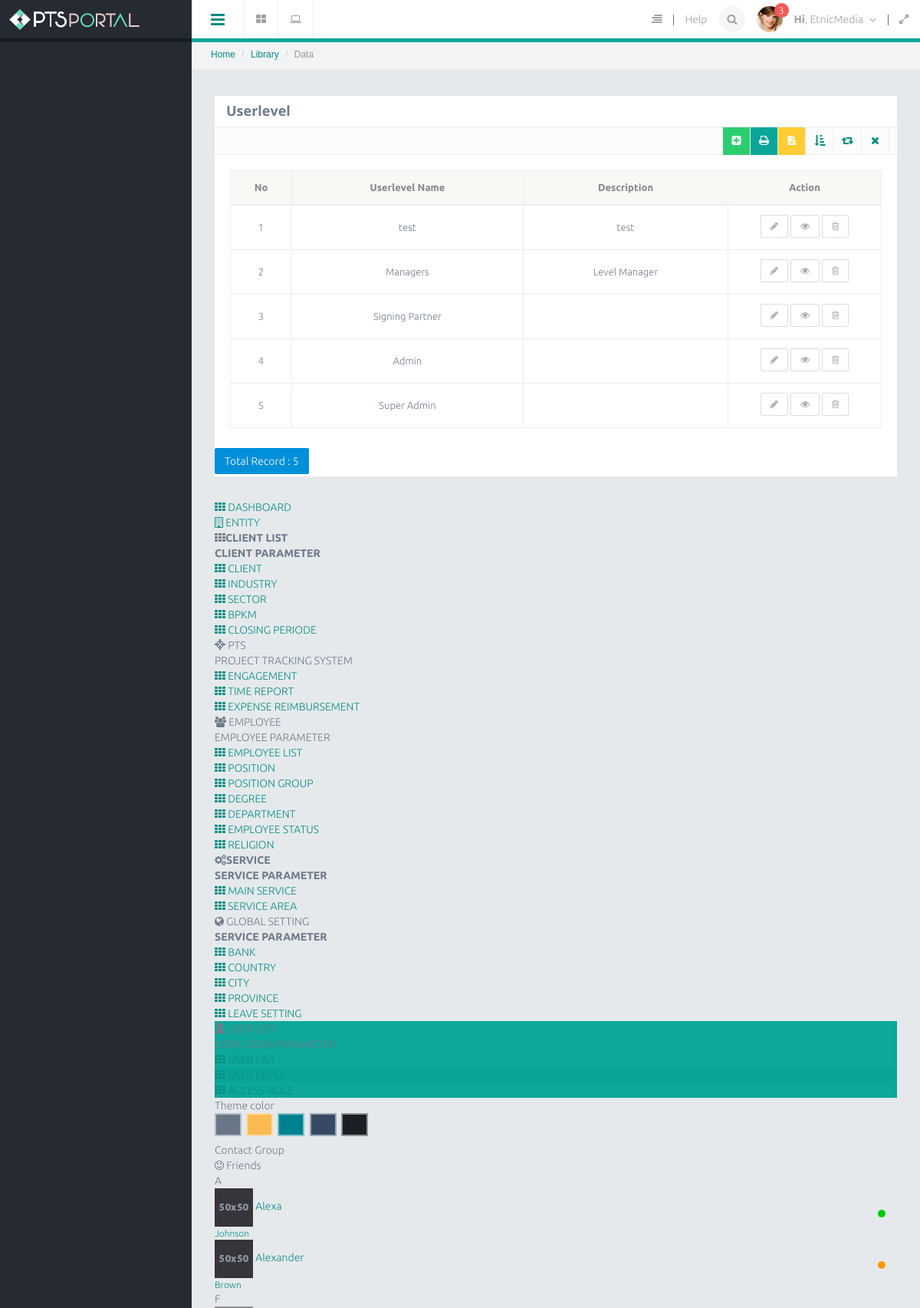
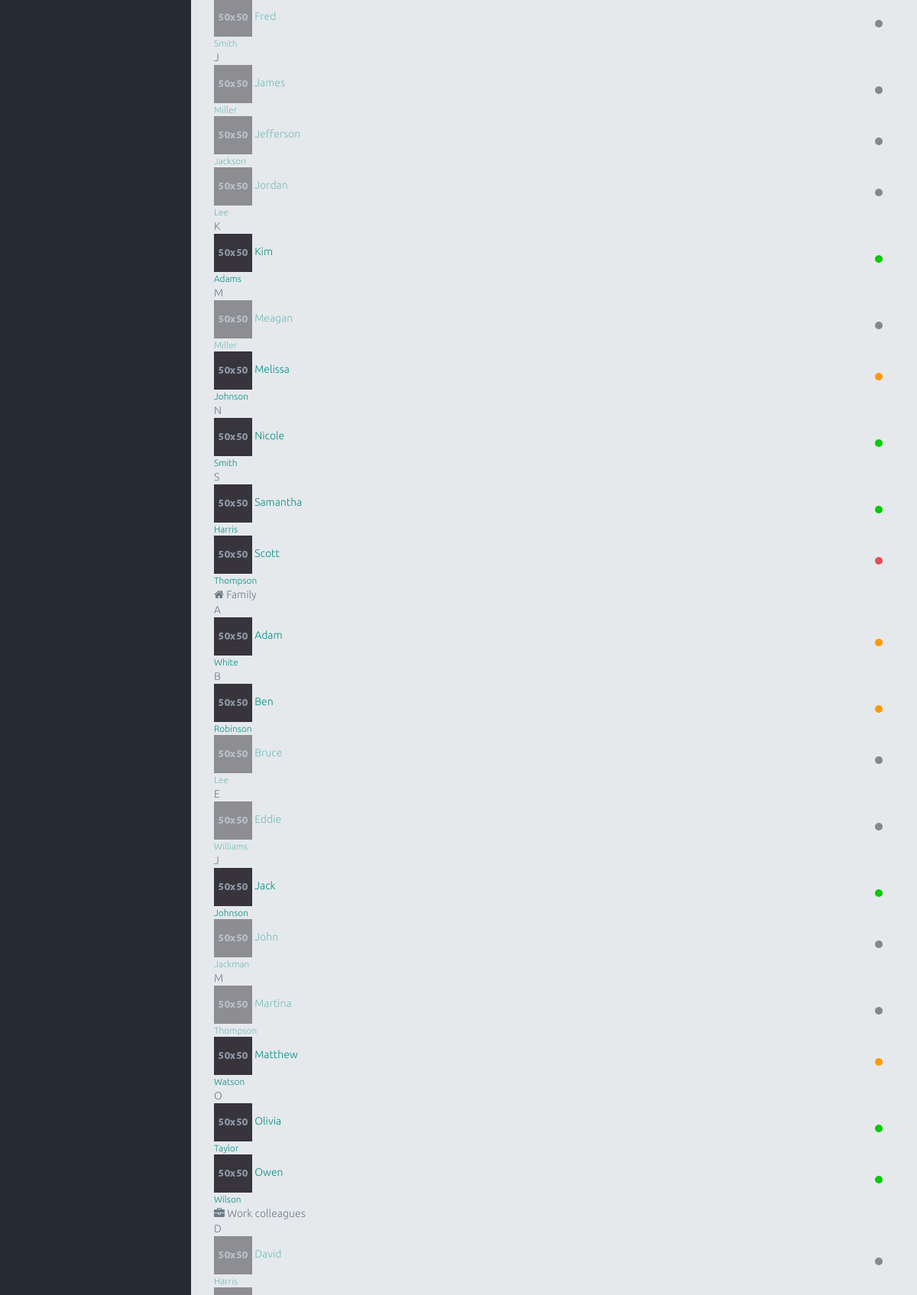
Screenshot of /index.php/userlevel (upper part) with the database file from the repository (2 pictures, top to bottom).
### tables this page shows
CREATE TABLE `userlevel` (
  `id` int(11) NOT NULL AUTO_INCREMENT,
  `userlevel_name` varchar(120) DEFAULT NULL,
  `description` text,
  `deleted` tinyint(2) NOT NULL DEFAULT '0' COMMENT '0.active. 1.deleted',
  PRIMARY KEY (`id`)
);

### application/libraries/Template.php (called while the page is built, shortened)
<?php
class Template{
    protected $_CI;
    function __construct(){
        $this->_CI=&get_instance();
    }
    function caplet($template,$data=null){
        $data['_content']=$this->_CI->load->view($template,$data,true);
        $data['_header']=$this->_CI->load->view('themes/caplet/header',$data,true);
        $data['_slideleft']=$this->_CI->load->view('themes/caplet/slideleft',$data,true);
        $data['_modal_message']=$this->_CI->load->view('themes/caplet/modal_message',$data,true);
        $data['_modal_notification']=$this->_CI->load->view('themes/caplet/modal_notification',$data,true);
        $data['_leftnav']=$this->_CI->load->view('themes/caplet/leftnav',$data,true);
        $data['_rightnav']=$this->_CI->load->view('themes/caplet/rightnav',$data,true);
        $data['_sidebar']=$this->_CI->load->view('themes/caplet/sidebar',$data,true);
        $this->_CI->load->view('themes/caplet.php',$data);
    }
}

### application/controllers/Userlevel.php (called while the page is built, shortened)
<?php
class Userlevel extends CI_Controller
{
    public function index()
    {
        $q = urldecode($this->input->get('q', TRUE));
        $start = intval($this->input->get('start'));
        if ($q <> '') {
            $config['base_url'] = base_url() . 'userlevel/index.html?q=' . urlencode($q);
            $config['first_url'] = base_url() . 'userlevel/index.html?q=' . urlencode($q);
        } else {
            $config['base_url'] = base_url() . 'userlevel/';
            $config['first_url'] = base_url() . 'userlevel/';
        }
        $config['per_page'] = 10;
        $config['page_query_string'] = TRUE;
        $config['total_rows'] = $this->Muserlevel->total_rows($q);
        $userlevel = $this->Muserlevel->get_limit_data($config['per_page'], $start, $q);
        $this->pagination->initialize($config);
        $data = array(
            'userlevel_data' => $userlevel,
            'q' => $q,
            'pagination' => $this->pagination->create_links(),
            'total_rows' => $config['total_rows'],
            'start' => $start,
        );
        $this->template->caplet('userlevel/userlevel_list', $data);
    }
}

### index.php (called while the page is built, shortened)
<?php
require_once BASEPATH.'core/CodeIgniter.php';

### application/config/config.php (called while the page is built, shortened)
<?php
$config['base_url'] = "http://".$_SERVER['HTTP_HOST'];
$config['base_url'] .= preg_replace('@/+$@','',dirname($_SERVER['SCRIPT_NAME'])).'/';
$config['index_page'] = '';
$config['uri_protocol']	= 'REQUEST_URI';
$config['url_suffix'] = 'html';
$config['language']	= 'english';
$config['charset'] = 'UTF-8';
$config['enable_hooks'] = FALSE;
$config['subclass_prefix'] = 'MY_';
$config['composer_autoload'] = FALSE;
$config['permitted_uri_chars'] = 'a-z 0-9~%.:_\-';
$config['allow_get_array'] = TRUE;
$config['enable_query_strings'] = FALSE;
$config['controller_trigger'] = 'c';
$config['function_trigger'] = 'm';
$config['directory_trigger'] = 'd';
$config['log_threshold'] = 0;
$config['log_path'] = '';
$config['log_file_extension'] = '';
$config['log_file_permissions'] = 0644;
$config['log_date_format'] = 'Y-m-d H:i:s';
$config['error_views_path'] = '';
$config['cache_path'] = '';
$config['cache_query_string'] = FALSE;
$config['encryption_key'] = 'randomstring';
$config['sess_driver'] = 'files';
$config['sess_cookie_name'] = 'ci_session';
$config['sess_expiration'] = 7200;
$config['sess_save_path'] = sys_get_temp_dir();
$config['sess_match_ip'] = FALSE;
$config['sess_time_to_update'] = 300;
$config['sess_regenerate_destroy'] = FALSE;
$config['cookie_prefix']	= '';
$config['cookie_domain']	= '';
$config['cookie_path']		= '/';
$config['cookie_secure']	= FALSE;
$config['cookie_httponly'] 	= FALSE;
$config['standardize_newlines'] = FALSE;
$config['global_xss_filtering'] = FALSE;
$config['csrf_protection'] = FALSE;
$config['csrf_token_name'] = 'csrf_test_name';
$config['csrf_cookie_name'] = 'csrf_cookie_name';
$config['csrf_expire'] = 7200;
$config['csrf_regenerate'] = TRUE;
$config['csrf_exclude_uris'] = array();
$config['compress_output'] = FALSE;
$config['time_reference'] = 'local';
$config['rewrite_short_tags'] = FALSE;
$config['proxy_ips'] = '';

### application/models/Muserlevel.php (called while the page is built, shortened)
<?php
class Muserlevel extends CI_Model
{
    public $table = 'userlevel';
    public $id = 'id';
    public $order = 'DESC';
    function total_rows($q = NULL) {
        $this->db->like('id', $q);
	$this->db->or_like('userlevel_name', $q);
	$this->db->or_like('description', $q);
	$this->db->or_like('deleted', $q);
	$this->db->from($this->table);
        return $this->db->count_all_results();
    }
    function get_limit_data($limit, $start = 0, $q = NULL) {
        $this->db->order_by($this->id, $this->order);
        $this->db->like('id', $q);
	$this->db->or_like('userlevel_name', $q);
	$this->db->or_like('description', $q);
	$this->db->or_like('deleted', $q);
	$this->db->limit($limit, $start);
        return $this->db->get($this->table)->result();
    }
}

### application/views/userlevel/userlevel_list.php (the view, shortened to what this page needs)
    <div class="row">
    <div class="col-lg-12">
        <section class="panel">
            <header class="panel-heading">
                <h4><strong>Userlevel</strong></h4>
            </header>
            <div class="panel-tools fully" align="right" data-toolscolor="#6CC3A0">
                <ul class="tooltip-area">
                    <li>
                        <a href="<?= site_url('userlevel/create'); ?>" class="btn btn-success" title="create new data"><i class="fa fa-plus-square"></i></a>
                    </li>
                    <li>
                        <a href="<?= site_url('userlevel/excel'); ?>" class="btn btn-theme-inverse" title="download excel"><i class="fa fa-print"></i></a>
                    </li>
                    <li>
                        <a href="<?= site_url('userlevel/word'); ?>" class="btn btn-warning" title="download word"><i class="fa fa-file-text"></i></a>
                    </li>
                    <li><a href="javascript:void(0)" class="btn btn-collapse" title="Collapse"><i class="fa fa-sort-amount-asc"></i></a></li>
                    <li><a href="javascript:void(0)" class="btn btn-reload"  title="Reload"><i class="fa fa-retweet"></i></a></li>
                    <li><a href="javascript:void(0)" class="btn btn-close" title="Close"><i class="fa fa-times"></i></a></li>
                </ul>
            </div>
        <div class="panel-body">
        <table class="table table-bordered" style="margin-bottom: 10px">
        <thead>
            <tr>
                <th>No</th>
		<th>Userlevel Name</th>
		<th>Description</th>
		<th>Action</th>
		</tr>
		</thead>
		<tbody align="center">
            <?php
            foreach ($userlevel_data as $userlevel)
            {
                ?>
                <tr>
			<td width="80px"><?php echo ++$start ?></td>
			<td><?php echo $userlevel->userlevel_name ?></td>
			<td><?php echo $userlevel->description ?></td>
			<td style="text-align:center" width="200px">
                             <span class="tooltip-area">
                                        <a href="<?= base_url() ?>userlevel/update/<?= $userlevel->id; ?>" class="btn btn-default btn-sm" title="Edit">
                                            <i class="fa fa-pencil"></i>
                                        </a>
                                        <a href="<?= base_url() ?>userlevel/read/<?= $userlevel->id; ?>" class="btn btn-default btn-sm" title="detail">
                                            <i class="fa fa-eye"></i>
                                        </a>
                                        <a href="<?= base_url() ?>userlevel/delete/<?= $userlevel->id; ?>" onclick="javasciprt: return confirm('Are You Sure ?')" class="btn btn-default btn-sm" title="Delete">
                                            <i class="fa fa-trash-o"></i>
                                        </a>
                                    </span>
			</td>
		</tr>
                <?php
            }
            ?>
            </tbody>
        </table>
        </div>
        <div class="row">
            <div class="col-md-6">
                <a href="#" class="btn btn-primary">Total Record : <?php echo $total_rows ?></a>
	    </div>
            <div class="col-md-6 text-right">
            </div>
        </div>
    </body>
</html>

### rows the page displays
userlevel: userlevel_name "test", description "test"
userlevel: userlevel_name "Managers", description "Level Manager"
userlevel: userlevel_name "Signing Partner"
userlevel: userlevel_name "Admin"
userlevel: userlevel_name "Super Admin"

### other values shown
$total_rows "5"
